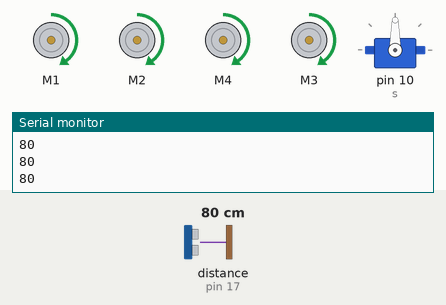
Simulated run of this sketch. Board: Arduino Uno, built with avr-gcc and run on an emulated ATmega328P. On the bench: 4 × DC motor (green arrow = forward, orange = backward, longer = faster), servo, the last lines printed to the serial monitor. Wiring (inferred from the names in the program): ultrasonic range finder: trigger pin 16; echo pin 17. The inputs (shaded band) are chosen by the test bench; at power-on: distance to the obstacle (sensor on pin 17) 80 cm. The echo pulse lasts 58.3 µs per cm; random numbers use the default seed unless the sketch sets one.

Above: at 2.2 s.
2.3 s: distance to the obstacle (sensor on pin 17) set to 44 cm
3.8 s: distance to the obstacle (sensor on pin 17) set to 38 cm
At 4.1 s:
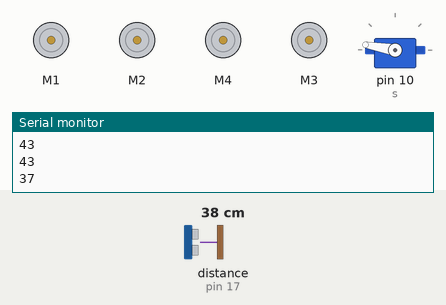
At 5.6 s:
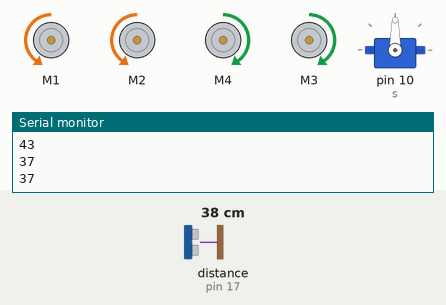
6.8 s: distance to the obstacle (sensor on pin 17) set to 2 cm
At 8.8 s:
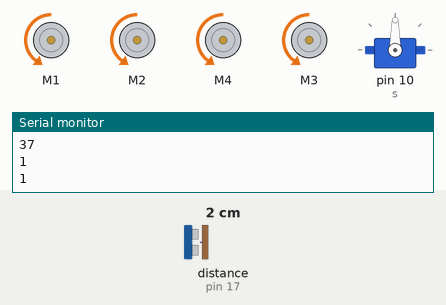
9.3 s: distance to the obstacle (sensor on pin 17) set to 13 cm
11.0 s: distance to the obstacle (sensor on pin 17) set to 16 cm
At 12.7 s:
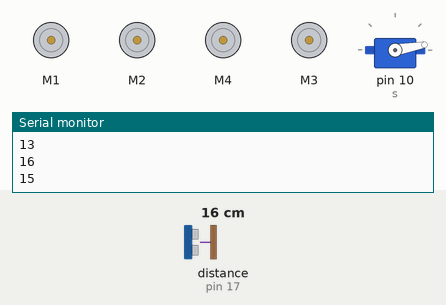
14.0 s: distance to the obstacle (sensor on pin 17) set to 4 cm
Timing chart, 0 to 17.0 s (numbered marks = the images above; inputs shaded):
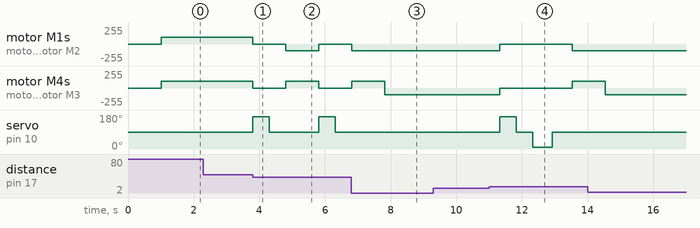

The sketch:

L293D_servo_ultrasonic_avoid20181015.ino
```cpp
// VEEDOOO PROGRAMMING SMART CAR
//  LESSON 4  OBSTACLE AVOIDANCE MODE
/* This program will make the car go with a black line with 2 detective sensor input */
#include <AFMotor.h>      //include the AFMotor library file
#include <Servo.h>       //include the Servo library file
AF_DCMotor motorLF(1, MOTOR12_2KHZ);  //according to the wiring connection, define the M1 to Left Front motor as motorLF
AF_DCMotor motorLB(2, MOTOR12_2KHZ);  //according to the wiring connection, define the M2 to Left Back motor as motorLB
AF_DCMotor motorRB(3, MOTOR12_2KHZ);  //according to the wiring connection, define the M3 to Right Back motor as motorRB
AF_DCMotor motorRF(4, MOTOR12_2KHZ);  //according to the wiring connection, define the M4 to Right Front motor as motorRF
int speed=100;
Servo s; //超声波转向舵机
int trig=16; //发射信号
int echo=17; //接收信号
unsigned int S; //距离存储

void setup() {
Serial.begin(9600); //设置波特率
pinMode(trig,OUTPUT); //设置引脚模式
pinMode(echo,INPUT);
motorLF.setSpeed(speed); //set the motors speed, it could be change between 0~255
motorLB.setSpeed(speed);
motorRF.setSpeed(speed);
motorRB.setSpeed(speed);
s.attach(10); //定义舵机所用引脚
s.write(90); //初始化舵机角度
delay(1000); //开机延时
}


void loop() { //主函数
/*s.write(90);
delay(600);
s.write(170);
delay(600);
s.write(10);
delay(600);*/

s.write(90); //舵机中位
range(); //执行测距函数
if(S<=15){ //判断障碍物距离，距离太近
backward(); //后退
delay(500); //后退时间
}
if(S<=40&&S>15){ //距离中等
turn(); //运行转向判断函数
}
if(S>40){ //距离充足
forward(); //运行直行函数
}
}


void turn(){ //判断转向函数
stop(); //停止所用电机
s.write(170); //舵机转到170度既左边（角度与安装方式有关）
delay(500); //留时间给舵机转向
range(); //运行测距函数
s.write(90); //测距完成，舵机回到中位
delay(500); //留时间给舵机转向
if (S>25) {leftspin();} //判断左边障碍物距离，如果距离充足,运行左转
else {
s.write(10); //否则，舵机转动到10度，测右边距离
delay(600);
range(); //测距
s.write(90); //中位
delay(600);
if(S>25){ rightspin();
} //右转
else{ backward(); //判断右边距离，距离充足右转否则后退
int x=random(1); //产生一个0到1的随机数
if (x=0){rightspin();}
else{leftspin();} //判断随机数
} //否则后退，并随机转向
}
}


void range(){ //测距函数
digitalWrite(trig,LOW); //测距
delayMicroseconds(2); //延时2微秒
digitalWrite(trig,HIGH);
delayMicroseconds(20);
digitalWrite(trig,LOW);
int distance = pulseIn(echo,HIGH); //读取高电平时间
distance = distance/58; //按照公式计算
S = distance; //把值赋给S
Serial.println(S); //向串口发送S的值，可以在显示器上显示距离
}


void forward()    // to make the car run forward, just let the 4 wheels all run forward
{
 motorLF.run(FORWARD);
 motorLB.run(FORWARD);
 motorRF.run(FORWARD);
 motorRB.run(FORWARD);
  }

void backward()  // to make the car run backward, just let the 4 wheels all run backward
{
motorLF.run(BACKWARD);
motorLB.run(BACKWARD);
motorRF.run(BACKWARD);
motorRB.run(BACKWARD);
  }

void left() // to make the car turn left, just let the 2 left wheels stop, and make the 2 right wheels move forward
{
motorLF.run(RELEASE);
motorLB.run(RELEASE);
motorRF.run(FORWARD);
motorRB.run(FORWARD);
}

void leftspin() // to make the car leftspin, just let the 2 left wheels backward, and make the 2 right wheels move forward
{
motorLF.run(BACKWARD);
motorLB.run(BACKWARD);
motorRF.run(FORWARD);
motorRB.run(FORWARD);
delay(1000);   //the delay time must adjust with the speed, to leave enough time for the car to complete a 90 degree turn around. If the speed was high, then the delay time could be lower.
stop();
}

void right() // to make the car turn right, just let the 2 left wheels move forward, and make the 2 right wheels keep stop
{
 motorLF.run(FORWARD);
 motorLB.run(FORWARD);
 motorRF.run(RELEASE);
 motorRB.run(RELEASE);
  }

void rightspin()  // to make the car rightspin, just let the 2 left wheels forward, and make the 2 right wheels move backward
{
 motorLF.run(FORWARD);
 motorLB.run(FORWARD);
 motorRF.run(BACKWARD);
 motorRB.run(BACKWARD);
delay(1000);  //the delay time must adjust with the speed, to leave enough time for the car to complete a 90 degree turn around.
stop();
  }

void stop() // to make the car stop, just let the 4 wheels keep stop by the RELEASE setting
{
motorLF.run(RELEASE);
motorLB.run(RELEASE);
motorRF.run(RELEASE);
motorRB.run(RELEASE);
  }
```

Measured:
- the behaviour switches between 42 and 41 cm on distance to the obstacle (sensor on pin 17) (found by bisection; images 0 and 1)
- the behaviour switches between 15 and 16 cm on distance to the obstacle (sensor on pin 17) (found by bisection; images 3 and 4)
- after the input at 3.8 s, motor M1, motor M2: forward 100/255 → stopped at once, → backward 100/255 1.0 s later, → stopped 1.0 s later; motor M4, motor M3: forward 100/255 → stopped at once, → forward 100/255 1.0 s later, → stopped 1.0 s later; servo on pin 10 (s): alternates 170° for 0.50 s and 90° for 1.5 s, starting at once
- after the input at 11.0 s, motor M1, motor M2: backward 100/255 → stopped after 0.33 s, → backward 100/255 2.2 s later; motor M4, motor M3: backward 100/255 → stopped after 0.33 s, → forward 100/255 2.2 s later; servo on pin 10 (s): 90° → 170° after 0.33 s, → 90° 0.50 s later, → 10° 0.50 s later, → 90° 0.60 s later
